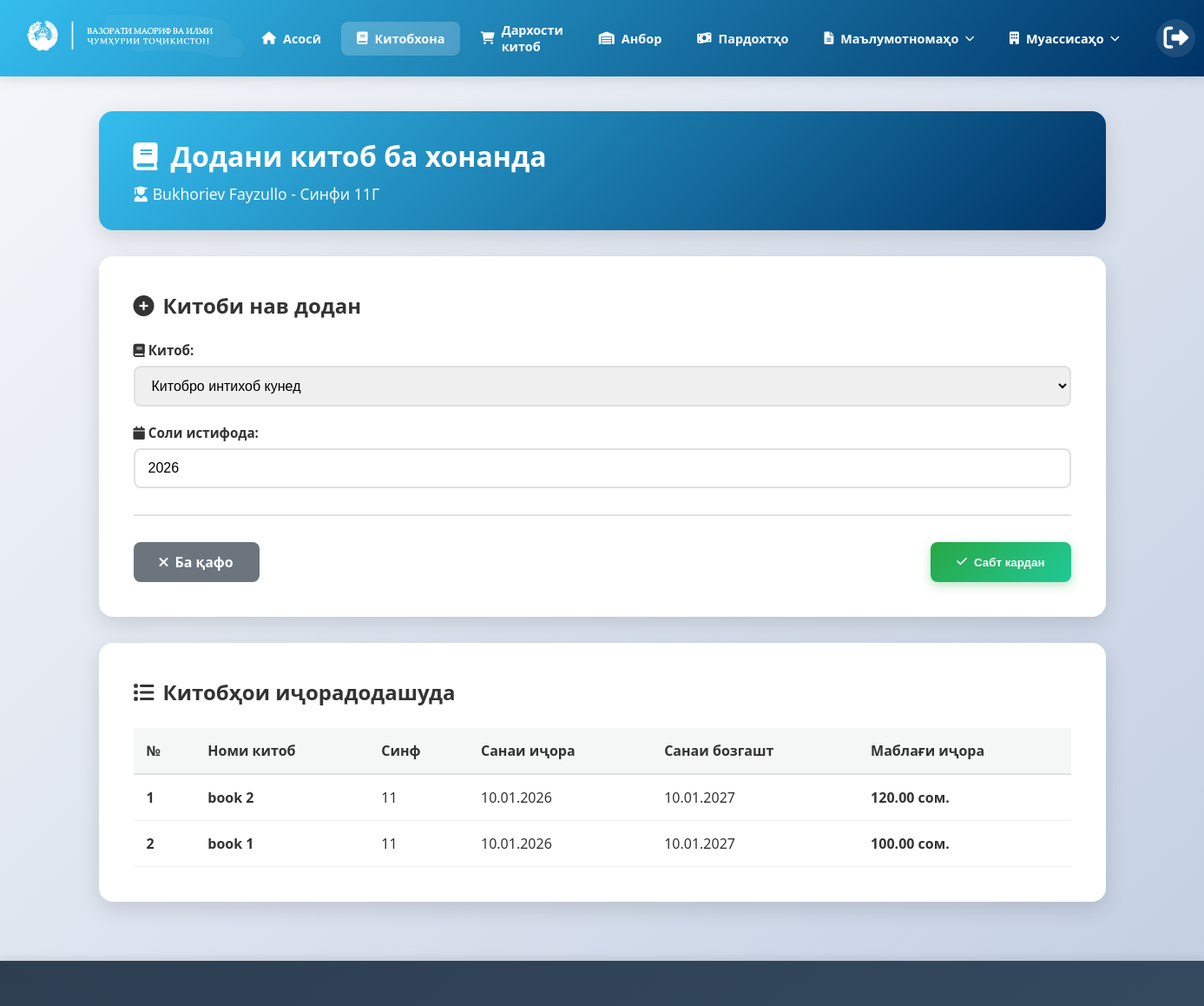
The app's page /student/khonandagon/give-book/1/ (signed in) with its own data.
### students/models.py (models this page shows, shortened)
class Student(models.Model):
    fullname = models.CharField(max_length=255)
    class_number = models.IntegerField()
    class_latter = models.CharField(max_length=10)
    created_at = models.DateTimeField(default=timezone.now)
    institution = models.ForeignKey(
        'Institution',
        on_delete=models.CASCADE,
        related_name='students'
    )

### book/models.py (models this page shows, shortened)
class BookLoan(models.Model):
    loan_date = models.DateTimeField()
    class_number = models.IntegerField()
    year = models.IntegerField()
    year_of_use = models.IntegerField()
    return_date = models.DateTimeField()
    calculated_price = models.FloatField()
    created_at = models.DateTimeField(default=timezone.now)
    institution = models.ForeignKey(
        'students.Institution',
        on_delete=models.CASCADE,
        related_name='book_loans'
    )
    student = models.ForeignKey(
        'students.Student',
        on_delete=models.CASCADE,
        related_name='book_loans'
    )
    book = models.ForeignKey(
        'Book',
        on_delete=models.CASCADE,
        related_name='loans'
    )

class Book(models.Model):
    name = models.CharField(max_length=255)
    price = models.FloatField()
    class_number = models.IntegerField()
    year = models.IntegerField()
    quantity_total = models.IntegerField()
    quantity_available = models.IntegerField()
    created_at = models.DateTimeField(default=timezone.now)
    institution = models.ForeignKey(
        'students.Institution',
        on_delete=models.CASCADE,
        related_name='books'
    )

### students/views.py (the view, shortened to what this page needs)
# urls.py: path('khonandagon/give-book/<int:pk>/', views.give_book_to_student_view, name='give_book_to_student'),
@login_required
def give_book_to_student_view(request, pk):
    user_institution = request.user.institution
    if not user_institution:
        return redirect('khonandagon_list')
    student = get_object_or_404(Student, pk=pk, institution=user_institution)
    available_books = Book.objects.filter(
        institution=user_institution,
        quantity_available__gt=0
    ).order_by('name', 'class_number')
    student_loans = BookLoan.objects.filter(
        student=student,
        institution=user_institution
    ).select_related('book').order_by('-loan_date')
    context = {
        'student': student,
        'available_books': available_books,
        'student_loans': student_loans,
        'year_of_use': datetime.now().year,
    }
    return render(request, 'dashboard/give_book_to_student.html', context)

### templates/dashboard/give_book_to_student.html (shortened to what this page needs)
{% extends 'base.html' %}
{% load static %}
{% block content %}
<div class="container-page">
    <div class="page-header">
        <h1>
            <i class="fas fa-book"></i>
            Додани китоб ба хонанда
        </h1>
        <div class="student-info">
            <i class="fas fa-user-graduate"></i> {{ student.fullname }} - Синфи {{ student.class_number }}{{ student.class_latter }}
        </div>
    </div>
    <div class="form-card">
        <h2>
            <i class="fas fa-plus-circle"></i>
            Китоби нав додан
        </h2>
        <form method="POST" action="{% url 'give_book_to_student' student.id %}">
            <div class="form-group">
                <label for="book_id">
                    <i class="fas fa-book"></i> Китоб:
                </label>
                <select id="book_id" name="book_id" required>
                    <option value="">Китобро интихоб кунед</option>
                </select>
            </div>
            <div class="form-group">
                <label for="year_of_use">
                    <i class="fas fa-calendar"></i> Соли истифода:
                </label>
                <input type="number" id="year_of_use" name="year_of_use"
                       value="{{ year_of_use }}"
                       min="2000" max="2100"
                       required>
            </div>
            <div class="form-actions">
                <a href="{% url 'khonandagon_list' %}" class="btn-cancel">
                    <i class="fas fa-times"></i> Ба қафо
                </a>
                <button type="submit" class="btn-submit" {% if not available_books %}disabled{% endif %}>
                    <i class="fas fa-check"></i> Сабт кардан
                </button>
            </div>
        </form>
    </div>
    <div class="loans-section">
        <h2>
            <i class="fas fa-list"></i>
            Китобҳои иҷорадодашуда
        </h2>
        {% if student_loans %}
        <div class="table-responsive">
            <table class="loans-table">
                <thead>
                    <tr>
                        <th>№</th>
                        <th>Номи китоб</th>
                        <th>Синф</th>
                        <th>Санаи иҷора</th>
                        <th>Санаи бозгашт</th>
                        <th>Маблағи иҷора</th>
                    </tr>
                </thead>
                <tbody>
                    {% for loan in student_loans %}
                    <tr>
                        <td><strong>{{ forloop.counter }}</strong></td>
                        <td><strong>{{ loan.book.name }}</strong></td>
                        <td>{{ loan.class_number }}</td>
                        <td>{{ loan.loan_date|date:"d.m.Y" }}</td>
                        <td>{{ loan.return_date|date:"d.m.Y" }}</td>
                        <td><strong>{{ loan.calculated_price|floatformat:2 }} сом.</strong></td>
                    </tr>
                    {% endfor %}
                </tbody>
            </table>
        </div>
        {% else %}
        <div class="empty-state">
            <i class="fas fa-book-open"></i>
            <h4>Ҳеҷ китобе иҷорадода нашуд</h4>
            <p>Хонанда то ҳол китобе нагирифтааст.</p>
        </div>
        {% endif %}
    </div>
</div>
{% endblock content %}

### templates/base.html (shortened to what this page needs)
{% load static %}
<!DOCTYPE html>
<html lang="tg">
<head>
    <link rel="stylesheet" href="https://cdnjs.cloudflare.com/ajax/libs/font-awesome/6.0.0-beta3/css/all.min.css">
</head>
<body>
    <header class="navbar">
        <div class="navbar-container">
            <div class="navbar-left">
                <div class="logo">
                    <img src="{% static 'images/logo.png' %}" alt="Нишон">
                </div>
            </div>
            <div class="navbar-right">
                <ul class="nav-links" id="navLinks">
                    <li>
                        <a href="{% url 'home' %}" class="{% if request.resolver_match.url_name == 'home' %}active{% endif %}">
                            <i class="fas fa-home"></i>
                            <span>Асосӣ</span>
                        </a>
                    </li>
                    <li>
                        <a href="{% url 'book:book_list' %}" class="{% if 'book' in request.path %}active{% endif %}">
                            <i class="fas fa-book"></i>
                            <span>Китобхона</span>
                        </a>
                    </li>
                    <li>
                        <a href="#">
                            <i class="fas fa-shopping-cart"></i>
                            <span>Дархости китоб</span>
                        </a>
                    </li>
                    <li>
                        <a href="#">
                            <i class="fas fa-warehouse"></i>
                            <span>Анбор</span>
                        </a>
                    </li>
                    <li>
                        <a href="{% url 'payments_list' %}">
                            <i class="fas fa-money-bill-wave"></i>
                            <span>Пардохтҳо</span>
                        </a>
                    </li>
                    <li class="nav-item dropdown">
                        <a href="#" id="maalumotnoma-trigger" class="nav-link">
                            <i class="fas fa-file-alt"></i>
                            <span>Маълумотномаҳо</span>
                            <i class="fas fa-chevron-down" style="font-size: 0.7rem; margin-left: auto;"></i>
                        </a>
                    </li>
                    <li class="nav-item dropdown">
                        <a href="#" id="muasisaho-trigger" class="nav-link">
                            <i class="fas fa-building"></i>
                            <span>Муассисаҳо</span>
                            <i class="fas fa-chevron-down" style="font-size: 0.7rem; margin-left: auto;"></i>
                        </a>
                    </li>
                </ul>
                <div class="user-profile">
                    <a href="{% url 'logout' %}" title="Баромадан">
                        <i class="fas fa-sign-out-alt"></i>
                    </a>
                </div>
            </div>
        </div>
    </header>
    {% block content %}
    {% endblock content %}
    <footer class="bottom-bar">
        <div class="marquee-text">
        </div>
    </footer>
</body>
</html>

### templates/base.html (style rules this page uses)
:root { --primary-blue: #34BDEE; --primary-dark: #003366; --text-color: #333; --bg-light: #f4f7f6; --bg-white: #ffffff; --dropdown-dark: #2c3e50; --shadow-sm: 0 2px 4px rgba(0,0,0,0.08); --shadow-md: 0 4px 12px rgba(0,0,0,0.1); --shadow-lg: 0 8px 24px rgba(0,0,0,0.12); }
* { margin: 0; padding: 0; box-sizing: border-box; }
body { font-family: 'Segoe UI', Tahoma, Geneva, Verdana, sans-serif; margin: 0; background: linear-gradient(135deg, #f5f7fa 0%, #c3cfe2 100%); color: var(--text-color); padding-bottom: 80px; min-height: 100vh; }
.navbar { background: linear-gradient(135deg, var(--primary-blue) 0%, var(--primary-dark) 100%); color: white; padding: 0; box-shadow: var(--shadow-md); position: sticky; top: 0; z-index: 1000; }
.navbar-container { max-width: 1400px; margin: 0 auto; padding: 15px 30px; display: flex; justify-content: space-between; align-items: center; }
.navbar-left { display: flex; align-items: center; gap: 20px; }
.navbar-left .logo img { height: 50px; width: auto; filter: brightness(0) invert(1); }
.navbar-right { display: flex; align-items: center; gap: 10px; }
.nav-links { list-style: none; display: flex; margin: 0; padding: 0; align-items: center; gap: 5px; }
.nav-links li { position: relative; }
.nav-links a { color: white; text-decoration: none; font-weight: 600; font-size: 0.9rem; padding: 10px 18px; border-radius: 8px; transition: all 0.3s ease; display: flex; align-items: center; gap: 8px; position: relative; }
.nav-links a.active { background: rgba(255, 255, 255, 0.2); }
.nav-links a i { font-size: 0.9rem; }
.nav-item.dropdown { position: relative; }
.user-profile { margin-left: 15px; position: relative; }
.user-profile a { color: white; font-size: 1.8rem; text-decoration: none; transition: all 0.3s ease; display: flex; align-items: center; padding: 8px; border-radius: 50%; background: rgba(255, 255, 255, 0.1); }
.bottom-bar { position: fixed; bottom: 0; left: 0; width: 100%; background: linear-gradient(135deg, #2c3e50 0%, #34495e 100%); color: white; padding: 15px 0; overflow: hidden; white-space: nowrap; box-shadow: 0 -2px 10px rgba(0,0,0,0.1); z-index: 999; }
.marquee-text { display: inline-block; padding-left: 100%; animation: marquee 30s linear infinite; font-size: 0.9rem; }

### records on screen
Student: fullname "Bukhoriev Fayzullo", class_number "11", class_latter "Г"
BookLoan: book.name "book 2", class_number "11", loan_date "10.01.2026", return_date "10.01.2027", calculated_price "120.00"
BookLoan: book.name "book 1", class_number "11", loan_date "10.01.2026", return_date "10.01.2027", calculated_price "100.00"
